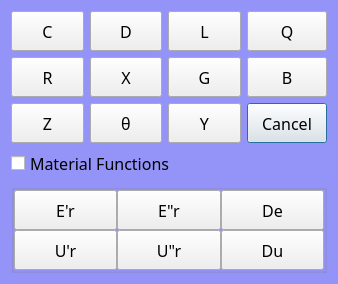
<?xml version="1.0" encoding="UTF-8"?>
<ui version="4.0">
 <class>wk6500Function</class>
 <widget class="QDialog" name="wk6500Function">
  <property name="geometry">
   <rect>
    <x>0</x>
    <y>0</y>
    <width>338</width>
    <height>274</height>
   </rect>
  </property>
  <property name="windowTitle">
   <string>Dialog</string>
  </property>
  <property name="styleSheet">
   <string notr="true">QDialog
{
	
	font: 11pt &quot;楷体&quot;;
	background-color: rgb(148, 148, 248);
}</string>
  </property>
  <layout class="QVBoxLayout" name="verticalLayout_2">
   <item>
    <layout class="QGridLayout" name="gridLayout">
     <item row="0" column="0">
      <widget class="QPushButton" name="btnC">
       <property name="minimumSize">
        <size>
         <width>40</width>
         <height>40</height>
        </size>
       </property>
       <property name="maximumSize">
        <size>
         <width>1414</width>
         <height>1414</height>
        </size>
       </property>
       <property name="font">
        <font>
         <family>楷体</family>
         <pointsize>12</pointsize>
        </font>
       </property>
       <property name="text">
        <string>C</string>
       </property>
       <property name="shortcut">
        <string>C</string>
       </property>
       <property name="autoDefault">
        <bool>false</bool>
       </property>
      </widget>
     </item>
     <item row="0" column="1">
      <widget class="QPushButton" name="btnD">
       <property name="minimumSize">
        <size>
         <width>40</width>
         <height>40</height>
        </size>
       </property>
       <property name="maximumSize">
        <size>
         <width>1414</width>
         <height>1414</height>
        </size>
       </property>
       <property name="font">
        <font>
         <family>楷体</family>
         <pointsize>12</pointsize>
        </font>
       </property>
       <property name="text">
        <string>D</string>
       </property>
       <property name="shortcut">
        <string>D</string>
       </property>
       <property name="autoDefault">
        <bool>false</bool>
       </property>
      </widget>
     </item>
     <item row="0" column="2">
      <widget class="QPushButton" name="btnL">
       <property name="minimumSize">
        <size>
         <width>40</width>
         <height>40</height>
        </size>
       </property>
       <property name="maximumSize">
        <size>
         <width>1414</width>
         <height>1414</height>
        </size>
       </property>
       <property name="font">
        <font>
         <family>楷体</family>
         <pointsize>12</pointsize>
        </font>
       </property>
       <property name="text">
        <string>L</string>
       </property>
       <property name="shortcut">
        <string>L</string>
       </property>
       <property name="autoDefault">
        <bool>false</bool>
       </property>
      </widget>
     </item>
     <item row="0" column="3">
      <widget class="QPushButton" name="btnQ">
       <property name="minimumSize">
        <size>
         <width>40</width>
         <height>40</height>
        </size>
       </property>
       <property name="maximumSize">
        <size>
         <width>1414</width>
         <height>1414</height>
        </size>
       </property>
       <property name="font">
        <font>
         <family>楷体</family>
         <pointsize>12</pointsize>
        </font>
       </property>
       <property name="text">
        <string>Q</string>
       </property>
       <property name="shortcut">
        <string>Q</string>
       </property>
       <property name="autoDefault">
        <bool>false</bool>
       </property>
      </widget>
     </item>
     <item row="1" column="0">
      <widget class="QPushButton" name="btnR">
       <property name="minimumSize">
        <size>
         <width>40</width>
         <height>40</height>
        </size>
       </property>
       <property name="maximumSize">
        <size>
         <width>1414</width>
         <height>1414</height>
        </size>
       </property>
       <property name="font">
        <font>
         <family>楷体</family>
         <pointsize>12</pointsize>
        </font>
       </property>
       <property name="text">
        <string>R</string>
       </property>
       <property name="shortcut">
        <string>R</string>
       </property>
       <property name="autoDefault">
        <bool>false</bool>
       </property>
      </widget>
     </item>
     <item row="1" column="1">
      <widget class="QPushButton" name="btnX">
       <property name="minimumSize">
        <size>
         <width>40</width>
         <height>40</height>
        </size>
       </property>
       <property name="maximumSize">
        <size>
         <width>1414</width>
         <height>1414</height>
        </size>
       </property>
       <property name="font">
        <font>
         <family>楷体</family>
         <pointsize>12</pointsize>
        </font>
       </property>
       <property name="text">
        <string>X</string>
       </property>
       <property name="shortcut">
        <string>X</string>
       </property>
       <property name="autoDefault">
        <bool>false</bool>
       </property>
      </widget>
     </item>
     <item row="1" column="2">
      <widget class="QPushButton" name="btnG">
       <property name="minimumSize">
        <size>
         <width>40</width>
         <height>40</height>
        </size>
       </property>
       <property name="maximumSize">
        <size>
         <width>1414</width>
         <height>1414</height>
        </size>
       </property>
       <property name="font">
        <font>
         <family>楷体</family>
         <pointsize>12</pointsize>
        </font>
       </property>
       <property name="text">
        <string>G</string>
       </property>
       <property name="shortcut">
        <string>G</string>
       </property>
       <property name="autoDefault">
        <bool>false</bool>
       </property>
      </widget>
     </item>
     <item row="1" column="3">
      <widget class="QPushButton" name="btnB">
       <property name="minimumSize">
        <size>
         <width>40</width>
         <height>40</height>
        </size>
       </property>
       <property name="maximumSize">
        <size>
         <width>1414</width>
         <height>1414</height>
        </size>
       </property>
       <property name="font">
        <font>
         <family>楷体</family>
         <pointsize>12</pointsize>
        </font>
       </property>
       <property name="text">
        <string>B</string>
       </property>
       <property name="shortcut">
        <string>B</string>
       </property>
       <property name="autoDefault">
        <bool>false</bool>
       </property>
      </widget>
     </item>
     <item row="2" column="0">
      <widget class="QPushButton" name="btnZ">
       <property name="minimumSize">
        <size>
         <width>40</width>
         <height>40</height>
        </size>
       </property>
       <property name="maximumSize">
        <size>
         <width>1414</width>
         <height>1414</height>
        </size>
       </property>
       <property name="font">
        <font>
         <family>楷体</family>
         <pointsize>12</pointsize>
        </font>
       </property>
       <property name="text">
        <string>Z</string>
       </property>
       <property name="shortcut">
        <string>Z</string>
       </property>
       <property name="autoDefault">
        <bool>false</bool>
       </property>
      </widget>
     </item>
     <item row="2" column="1">
      <widget class="QPushButton" name="btnA">
       <property name="minimumSize">
        <size>
         <width>40</width>
         <height>40</height>
        </size>
       </property>
       <property name="maximumSize">
        <size>
         <width>1414</width>
         <height>1414</height>
        </size>
       </property>
       <property name="font">
        <font>
         <family>楷体</family>
         <pointsize>12</pointsize>
        </font>
       </property>
       <property name="text">
        <string>θ</string>
       </property>
       <property name="shortcut">
        <string>A</string>
       </property>
       <property name="autoDefault">
        <bool>false</bool>
       </property>
      </widget>
     </item>
     <item row="2" column="2">
      <widget class="QPushButton" name="btnY">
       <property name="minimumSize">
        <size>
         <width>40</width>
         <height>40</height>
        </size>
       </property>
       <property name="maximumSize">
        <size>
         <width>1414</width>
         <height>1414</height>
        </size>
       </property>
       <property name="font">
        <font>
         <family>楷体</family>
         <pointsize>12</pointsize>
        </font>
       </property>
       <property name="text">
        <string>Y</string>
       </property>
       <property name="shortcut">
        <string>Y</string>
       </property>
       <property name="autoDefault">
        <bool>false</bool>
       </property>
      </widget>
     </item>
     <item row="2" column="3">
      <widget class="QPushButton" name="btnCancel">
       <property name="maximumSize">
        <size>
         <width>1414</width>
         <height>1414</height>
        </size>
       </property>
       <property name="font">
        <font>
         <family>楷体</family>
         <pointsize>12</pointsize>
        </font>
       </property>
       <property name="text">
        <string>Cancel</string>
       </property>
       <property name="autoDefault">
        <bool>false</bool>
       </property>
       <property name="default">
        <bool>true</bool>
       </property>
      </widget>
     </item>
    </layout>
   </item>
   <item>
    <widget class="QCheckBox" name="chkMaterial">
     <property name="font">
      <font>
       <family>楷体</family>
       <pointsize>12</pointsize>
      </font>
     </property>
     <property name="text">
      <string>Material Functions</string>
     </property>
    </widget>
   </item>
   <item>
    <widget class="QGroupBox" name="grpMaterial">
     <property name="title">
      <string/>
     </property>
     <layout class="QVBoxLayout" name="verticalLayout">
      <property name="spacing">
       <number>0</number>
      </property>
      <property name="leftMargin">
       <number>0</number>
      </property>
      <property name="topMargin">
       <number>0</number>
      </property>
      <property name="rightMargin">
       <number>0</number>
      </property>
      <property name="bottomMargin">
       <number>0</number>
      </property>
      <item>
       <layout class="QGridLayout" name="gridLayout_2">
        <item row="0" column="0">
         <widget class="QPushButton" name="btnE1R">
          <property name="minimumSize">
           <size>
            <width>40</width>
            <height>40</height>
           </size>
          </property>
          <property name="maximumSize">
           <size>
            <width>1414</width>
            <height>1414</height>
           </size>
          </property>
          <property name="font">
           <font>
            <family>楷体</family>
            <pointsize>12</pointsize>
           </font>
          </property>
          <property name="text">
           <string>E'r</string>
          </property>
          <property name="autoDefault">
           <bool>false</bool>
          </property>
         </widget>
        </item>
        <item row="0" column="1">
         <widget class="QPushButton" name="btnE2R">
          <property name="minimumSize">
           <size>
            <width>40</width>
            <height>40</height>
           </size>
          </property>
          <property name="maximumSize">
           <size>
            <width>1414</width>
            <height>1414</height>
           </size>
          </property>
          <property name="font">
           <font>
            <family>楷体</family>
            <pointsize>12</pointsize>
           </font>
          </property>
          <property name="text">
           <string>E&quot;r</string>
          </property>
          <property name="autoDefault">
           <bool>false</bool>
          </property>
         </widget>
        </item>
        <item row="0" column="2">
         <widget class="QPushButton" name="btnDe">
          <property name="minimumSize">
           <size>
            <width>40</width>
            <height>40</height>
           </size>
          </property>
          <property name="maximumSize">
           <size>
            <width>1414</width>
            <height>1414</height>
           </size>
          </property>
          <property name="font">
           <font>
            <family>楷体</family>
            <pointsize>12</pointsize>
           </font>
          </property>
          <property name="text">
           <string>De</string>
          </property>
          <property name="autoDefault">
           <bool>false</bool>
          </property>
         </widget>
        </item>
        <item row="1" column="0">
         <widget class="QPushButton" name="btnU1R">
          <property name="minimumSize">
           <size>
            <width>40</width>
            <height>40</height>
           </size>
          </property>
          <property name="maximumSize">
           <size>
            <width>1414</width>
            <height>1414</height>
           </size>
          </property>
          <property name="font">
           <font>
            <family>楷体</family>
            <pointsize>12</pointsize>
           </font>
          </property>
          <property name="text">
           <string>U'r</string>
          </property>
          <property name="autoDefault">
           <bool>false</bool>
          </property>
         </widget>
        </item>
        <item row="1" column="1">
         <widget class="QPushButton" name="btnU2R">
          <property name="minimumSize">
           <size>
            <width>40</width>
            <height>40</height>
           </size>
          </property>
          <property name="maximumSize">
           <size>
            <width>1414</width>
            <height>1414</height>
           </size>
          </property>
          <property name="font">
           <font>
            <family>楷体</family>
            <pointsize>12</pointsize>
           </font>
          </property>
          <property name="text">
           <string>U&quot;r</string>
          </property>
          <property name="autoDefault">
           <bool>false</bool>
          </property>
         </widget>
        </item>
        <item row="1" column="2">
         <widget class="QPushButton" name="btnDu">
          <property name="minimumSize">
           <size>
            <width>40</width>
            <height>40</height>
           </size>
          </property>
          <property name="maximumSize">
           <size>
            <width>1414</width>
            <height>1414</height>
           </size>
          </property>
          <property name="font">
           <font>
            <family>楷体</family>
            <pointsize>12</pointsize>
           </font>
          </property>
          <property name="text">
           <string>Du</string>
          </property>
          <property name="autoDefault">
           <bool>false</bool>
          </property>
         </widget>
        </item>
       </layout>
      </item>
     </layout>
    </widget>
   </item>
  </layout>
 </widget>
 <tabstops>
  <tabstop>btnC</tabstop>
  <tabstop>btnD</tabstop>
  <tabstop>btnL</tabstop>
  <tabstop>btnQ</tabstop>
  <tabstop>btnR</tabstop>
  <tabstop>btnX</tabstop>
  <tabstop>btnG</tabstop>
  <tabstop>btnB</tabstop>
  <tabstop>btnZ</tabstop>
  <tabstop>btnA</tabstop>
  <tabstop>btnY</tabstop>
  <tabstop>btnCancel</tabstop>
 </tabstops>
 <resources/>
 <connections/>
</ui>
